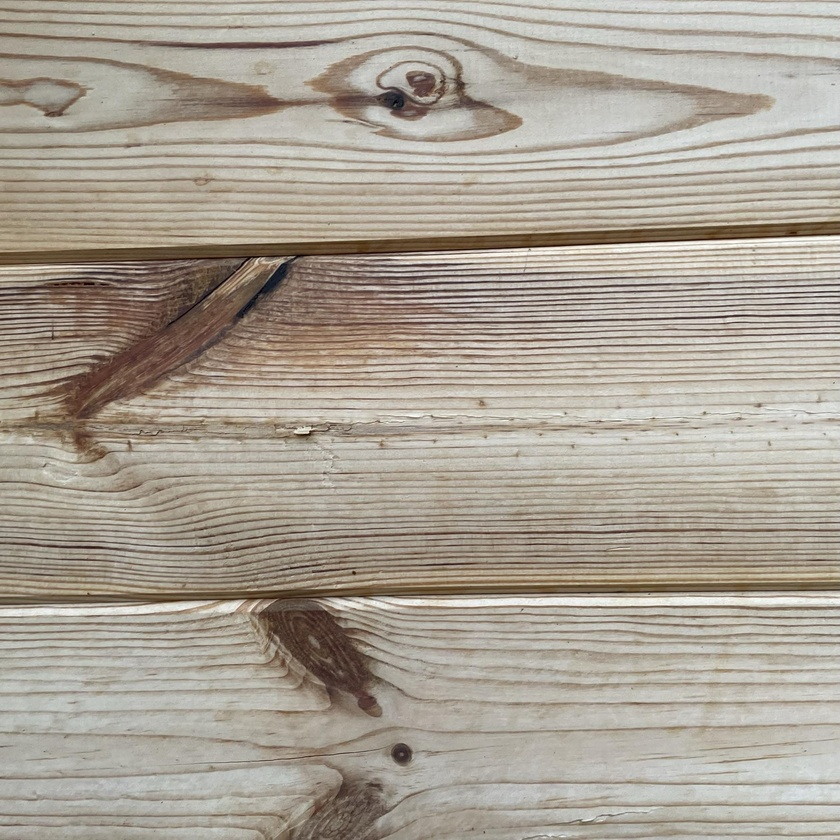
#> input picture images/original/wood/wood_1.JPEG, 840 x 840 px, shrunk from 1773 x 1773 before the run, found by its file name; its folder holds 4 pictures in this run
$ python batch_unsaturate.py
#> lines starting #> are read from the running program, lines starting #| are printed output that depends on the picture
from PIL import Image,ImageEnhance
from PIL import ImageFont
from PIL import ImageDraw
import os
rootdir = "wood"
os.mkdir("edited/"+rootdir+"/")
for g in range(len(os.listdir(rootdir))):
    imgstr = str(os.listdir(rootdir)[g])
    img = Image.open(rootdir+"/"+imgstr)
#> img is the input picture: PIL image 840x840 RGB; mean R, G, B 169.7, 161.4, 149.1
    converter = ImageEnhance.Color(img)
    img2 = converter.enhance(0)
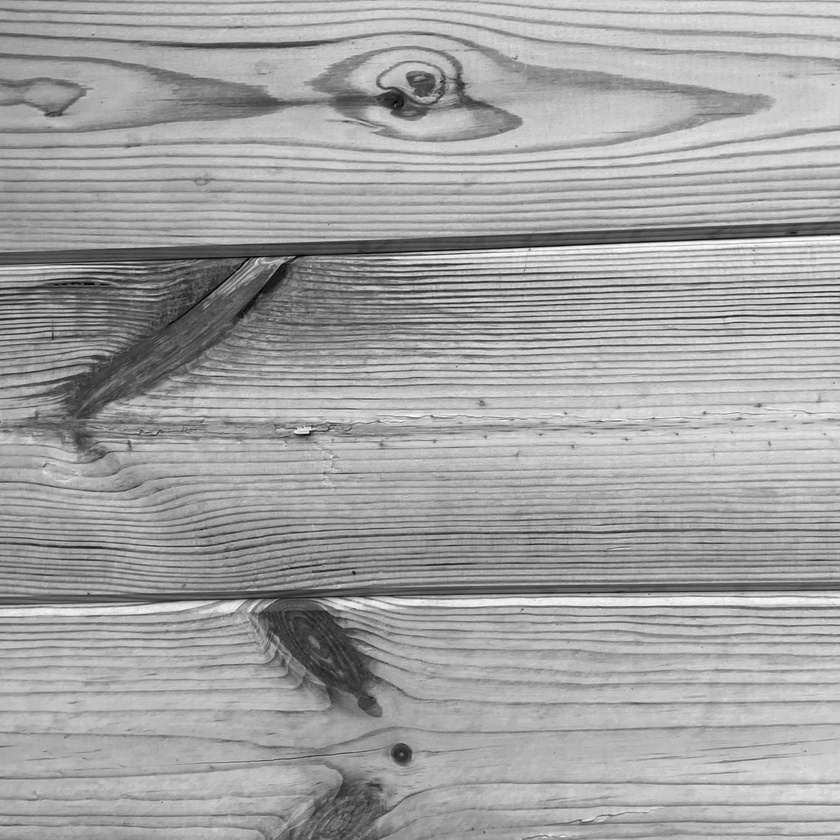
#> img2: PIL image 840x840 RGB; min 1, max 254, mean 162.5
    img2.save("edited/"+rootdir+"/"+str(imgstr[:imgstr.index(".")]+str(".JPEG")))
#> pass 2 of the loop `for g in range(len(os.listdir(rootdir))):`:
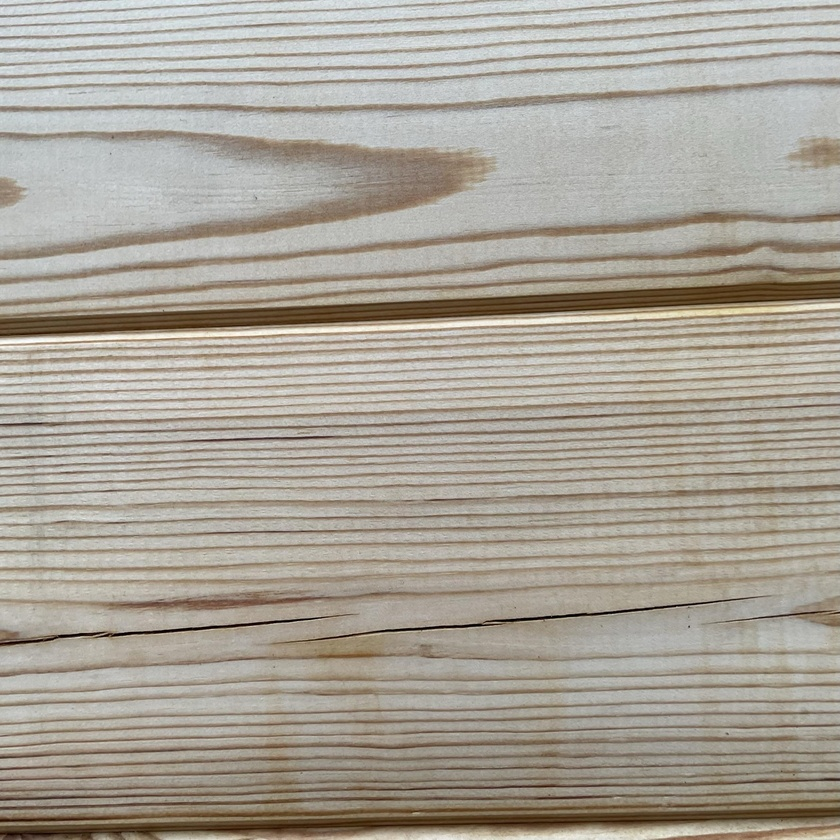
#> input picture images/original/wood/wood_12.JPEG, 840 x 840 px, shrunk from 1773 x 1773 before the run, found by its file name
#> img is the input picture: PIL image 840x840 RGB; mean R, G, B 168.5, 162.2, 151
#> `img2 = converter.enhance(0)`:
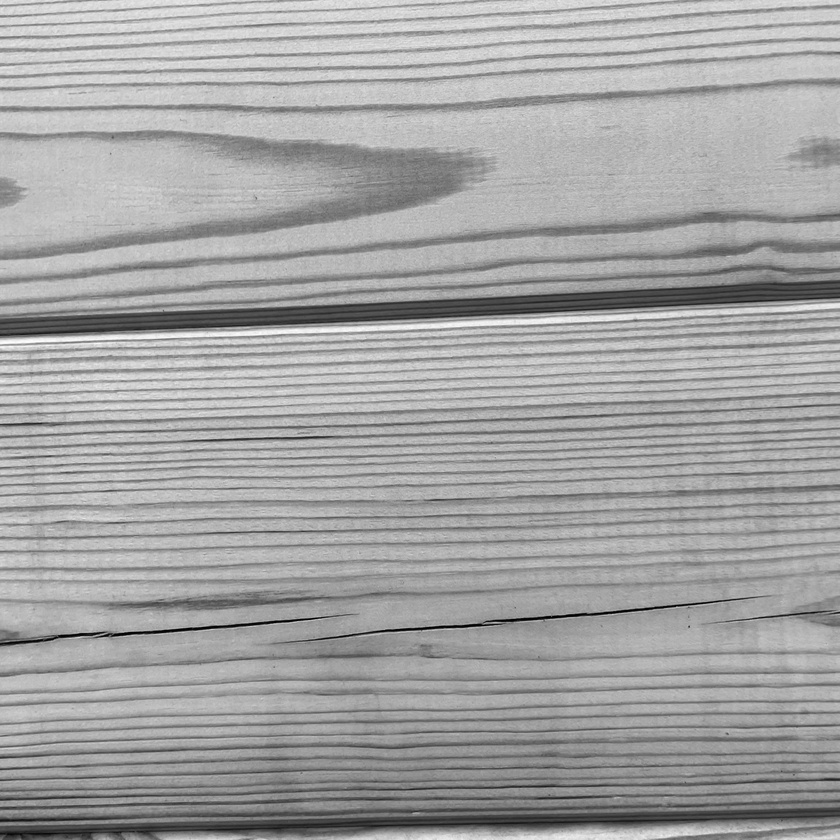
#> img2: PIL image 840x840 RGB; min 1, max 254, mean 162.8
#> pass 3 of the loop `for g in range(len(os.listdir(rootdir))):`:
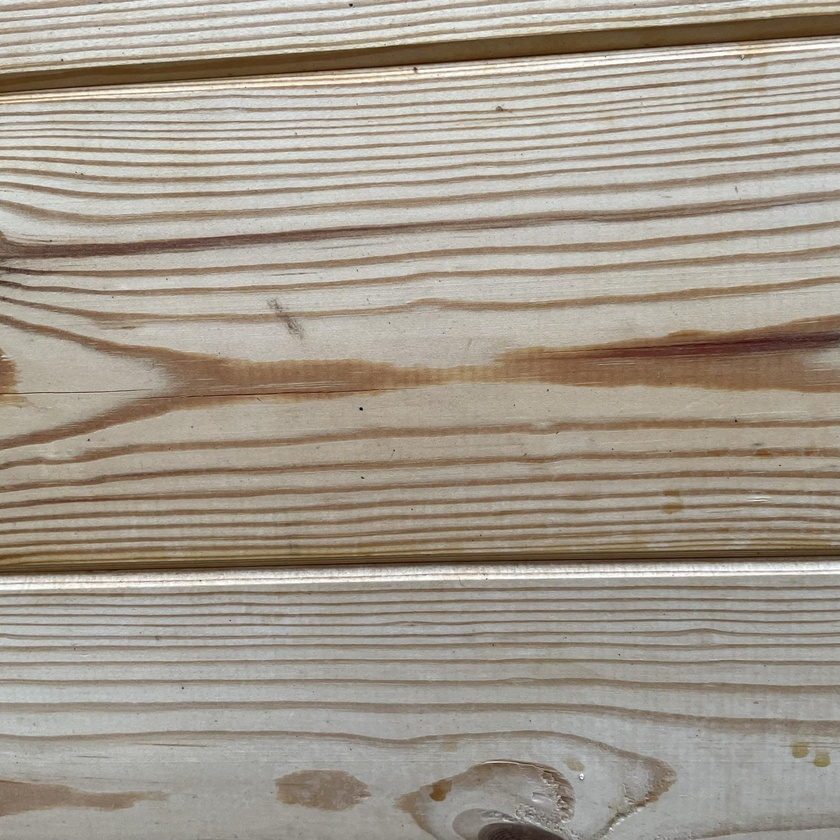
#> input picture images/original/wood/wood_13.JPEG, 840 x 840 px, shrunk from 1773 x 1773 before the run, found by its file name
#> img is the input picture: PIL image 840x840 RGB; mean R, G, B 162.7, 154, 141.4
#> `img2 = converter.enhance(0)`:
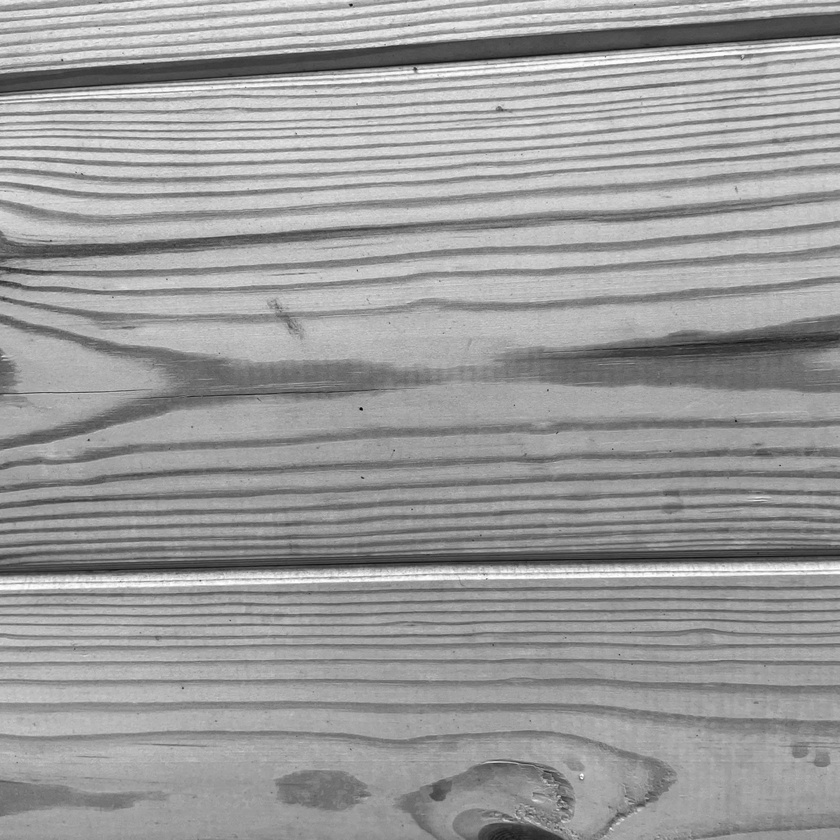
#> img2: PIL image 840x840 RGB; min 2, max 255, mean 155.2
#> the loop made 4 passes; the first 3 are shown
